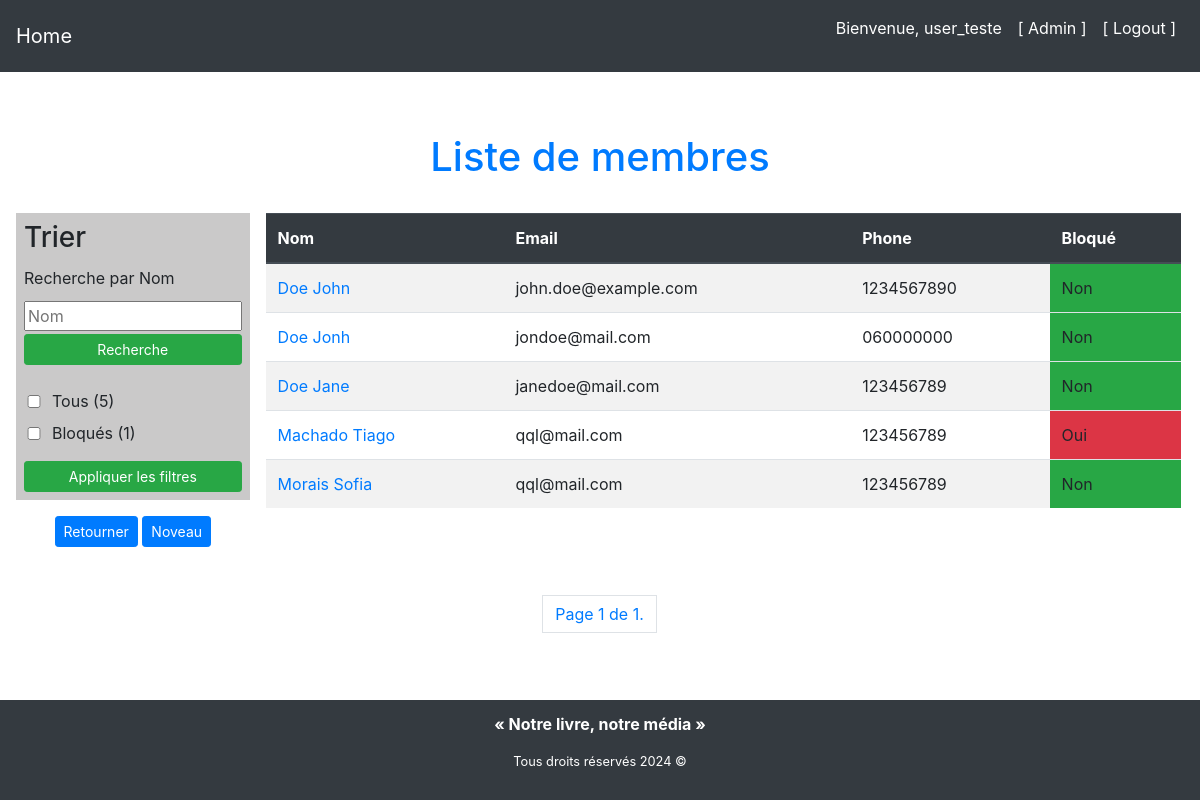
Before: /library/gest-members/ (signed in) with the older database file.
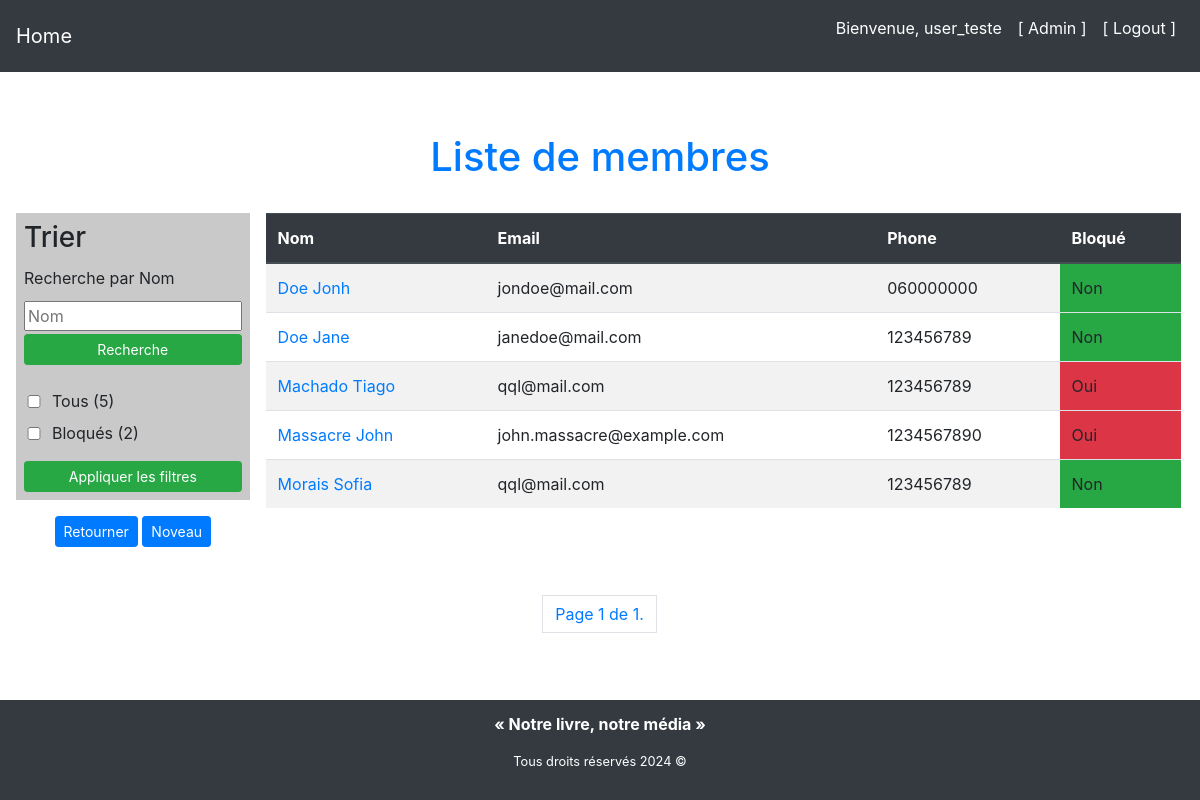
After: the same page with the newer database file.
### library/models/member_model.py (models this page shows, shortened)
class Member(models.Model):
    first_name = models.CharField(max_length=100, null=False)
    last_name = models.CharField(max_length=100, null=False)
    email = models.EmailField(null=False)
    phone = models.CharField(max_length=10, null=False)
    blocked = models.BooleanField(default=False)
    street = models.CharField(max_length=100, null=False)
    postal_code = models.CharField(max_length=5, null=False)
    city = models.CharField(max_length=100, null=False)

### library/views/members/read_view.py (the view, shortened to what this page needs)
# urls.py: path("gest-members/", MembersView.as_view(), name="gest-members"),
class MembersView(LoginRequiredMixin, ListView):
    template_name = "library/members/gest_members.html"
    model = Member
    ordering = ["last_name"]
    context_object_name = "members"
    paginate_by = 10
    error = None
    def get_queryset(self):
        queryset = super().get_queryset()
        search_name = self.request.POST.get('search_name', '').strip()
        return_blocked = self.request.POST.get('return_blocked')
        if return_blocked:
            queryset = queryset.filter(blocked=True)
            if queryset.count() == 0:
                self.error = "Aucun membre n'est bloqué."
        return queryset
    def get_context_data(self, **kwargs):
        context = super().get_context_data(**kwargs)
        members = Member.objects.all()
        context["total"] = members.count()
        context["total_blocked"] = members.filter(blocked=True).count()
        context["error"] = self.error
        context["return_all"] = 'checked' if self.request.POST.get(
            'return_all') else ''
        context["return_blocked"] = 'checked' if self.request.POST.get(
            'return_blocked') else ''
        return context

### library/templates/library/members/gest_members.html (shortened to what this page needs)
{% extends "base.html" %}
{% load static %}
{% block css_files %}
	<link rel="stylesheet" href="{% static 'library/list_members.css' %}" />
{% endblock %}
{% block content %}
<section id="members">
  {% if error %}
  <h1 class="text-danger">{{ error }}</h1>
  {% else %}
  <h1 class="text-center text-primary">Liste de membres</h1>
  {% endif %}
  <div class="list-members">
    <aside class="search-block">
      <form method="post" action="{% url 'gest-members' %}">
        <div class="search-block__title">
          <h3 class="text-left w-100">Trier</h3>
          <label class="text-left w-100" for="search_name">Recherche par Nom</label>
          <input
            type="text"
            name="search_name"
            placeholder="Nom"
          />
          <button class="btn btn-success btn-sm" type="submit">
            Recherche
          </button>
        </div>
        <div class="search-block__filters">
          <div>
            <input
              type="checkbox"
              name="return_all"
              id="return_all"
              {{ return_all }}
            />
            <label for="return_all">Tous ({{ total }})</label>
          </div>
          <div>
            <input
              type="checkbox"
              name="return_blocked"
              id="return_blocked"
              {{ return_blocked }}
            />
            <label for="return_blocked"
              >Bloqués ({{ total_blocked }})</label
            >
          </div>
          <button class="btn btn-success btn-sm mt-3" type="submit">
            Appliquer les filtres
          </button>
        </div>
      </form>
      <div>
        <a
          href="{% url 'home-library' %}"
          class="btn btn-primary btn-sm mt-3 mb-5"
          role="buttone"
        >
          Retourner
        </a>
        <a
          href="{% url 'create-member' %}"
          class="btn btn-primary btn-sm mt-3 mb-5"
          role="buttone"
        >
          Noveau
        </a>
      </div>
    </aside>
    <div class="result-members">
      <table class="table table-border table-striped">
        <thead class="thead-dark">
          <tr>
            <th>Nom</th>
            <th>Email</th>
            <th>Phone</th>
            <th>Bloqué</th>
          </tr>
        </thead>
        <tbody>
          {% for member in members %}
          <tr>
            <td>
              <a href="{% url 'member-detail' member.id %}">{{ member.last_name }} {{ member.first_name }}</a>
            </td>
            <td>{{ member.email }}</td>
            <td>{{ member.phone }}</td>
            {% if member.blocked %}
            <td class="bg-danger">
              Oui
            </td>
            {% else %}
            <td class="bg-success">
              Non
            </td>
            {% endif%}
          </tr>
          {% endfor %}
        </tbody>
      </table>
    </div>
  </div>
  {% include "library/includes/pagination.html" %}
</section>
{% endblock %}

Changed rows visible on the page:
changed Member "John": last_name "Doe" → "Massacre"; email "john.doe@example.com" → "john.massacre@example.com"; blocked "Non" → "Oui"; moves down the list
Other visible differences:
{{ total_blocked }}: "1" → "2"
